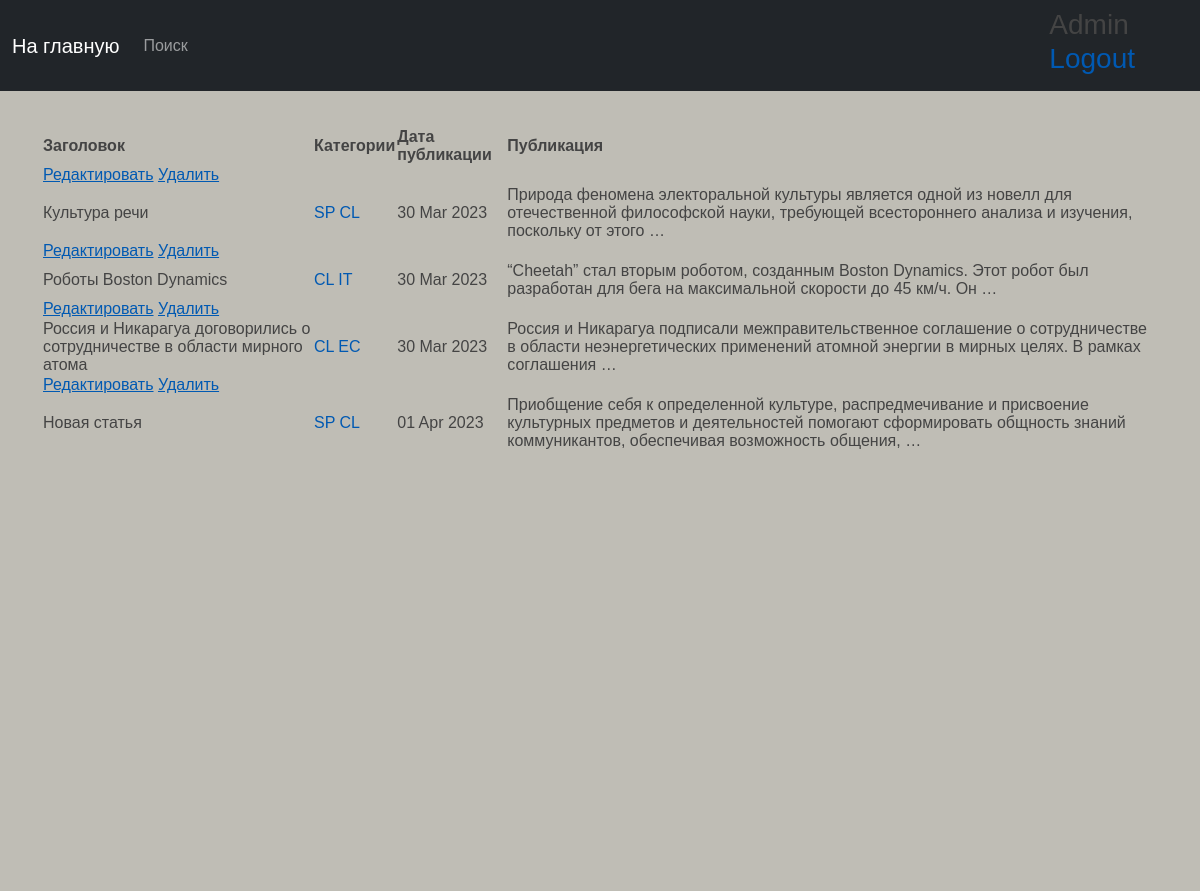
The page /news/categories/2 (signed in) on the database its author committed.
### news/models.py (models this page shows, shortened)
class Post(models.Model):
    author = models.ForeignKey(Author, on_delete=models.CASCADE)
    view = models.CharField(max_length=2, choices=OPTIONS_POST)
    time_in = models.DateTimeField(auto_now_add=True)
    category = models.ManyToManyField(Category, through='PostCategory')
    title = models.CharField(max_length=150)
    text = models.TextField()
    rating_post = models.IntegerField(default=0)

class Category(models.Model):
    themes = models.CharField(max_length=2, choices=OPTIONS_CATEGORY, unique=True)
    subscribers = models.ManyToManyField(User, blank=True, related_name='categories')
    def __str__(self):
        return self.themes

### news/views.py (the view)
# urls.py: path('categories/<int:pk>', CategoryListView.as_view(), name='category_list'),
class CategoryListView(PostsList):
    model = Post
    template_name = 'category_list.html'
    context_object_name = 'category_news_list'
    def get_queryset(self):
        self.category = get_object_or_404(Category, id=self.kwargs['pk'])
        queryset = Post.objects.filter(category=self.category).order_by('time_in')
        return queryset
    def get_context_data(self, **kwargs):
        context = super().get_context_data(**kwargs)
        context['is_not_subscriber'] = self.request.user not in self.category.subscribers.all()
        context['category'] = self.category
        return context

### news/templatetags/custom_filters.py (called while the page is built)
@register.filter()
def censor(word):
    if isinstance(word, str):
        for i in word.split():
            if i.capitalize() in cens_words:
                word = word.replace(i, i[0] + '*' * len(i))
    else:
        raise ValueError('custom_filters -> censor -> A string is expected, but a different data type has been entered')
    return word

### news/views.py (called while the page is built)
    def get_context_data(self, **kwargs):
        context = super().get_context_data(**kwargs)
        return context

### templates/category_list.html (shortened to what this page needs)
{% extends 'flatpages/default.html' %}
{% load custom_filters %}
{% block content %}
    {% if category_news_list %}
        <table>
            <tr>
                <td><b>Заголовок</b></td>
                <td><b>Категории</b></td>
                <td><b>Дата публикации</b></td>
                <td><b>Публикация</b></td>
            </tr>
            {% for post in category_news_list %}
                    <td>
                        <a href="{% url 'news_edit' post.id %}"><u>Редактировать</u></a>
                        <a href="{% url 'news_delete' post.id %}"><u> Удалить </u></a>
        </td>
            <tr>
                <td>{{ post.title|censor }}</td>
                <td>
                    {% for category in post.category.all %}
                    <a href="{% url 'category_list' category.id %}">{{category}}</a>
                    {% endfor %}
                </td>
                <td>{{ post.time_in|date:'d M Y' }}</td>
                <td>{{ post.text|truncatewords:20|censor }}</td>
            </tr>
            {% endfor %}
        </table>
    {% else %}
        <h4>Новостей нет!</h4>
    {% endif %}
{% endblock%}

### templates/flatpages/default.html (shortened to what this page needs)
{% load static account socialaccount %}
<html lang="en">
    <head>
        <link href="{% static 'css/styles.css' %}" rel="stylesheet" />
    </head>
    <body>
     <nav class="navbar navbar-expand-lg navbar-dark bg-dark static-top">
           <div class="container">
               <a class="navbar-brand" href="{% url 'post_list' %}">На главную </a>
               <div class="collapse navbar-collapse" id="navbarResponsive">
                   <ul class="navbar-nav ml-auto">
                       <li class="nav-item active">
                           <a class="nav-link" href="{% url 'post_search' %}">Поиск</a>
                           </li>
                   </ul>
               </div>
           </div>
         {% if user.is_authenticated %}
         <h3>{{ user.username }} <a href="../accounts/logout">Logout</a></h3>
         {% else %}
         <h3><a href="{% provider_login_url "google" %}">Login</a></h3>
         {% endif %}
        </nav>
    <div class="general-container">
            <div class="container">
               <div class="row">
                   <div class="col-lg-12 col-lg-offset-2">
                       {% block content %}{% endblock content %}
                   </div>
               </div>
            </div>
    </div>
    </body>
</html>

### rows shown on the page
Post: title|censor "Культура речи", time_in "30 Mar 2023", text|censor "Природа феномена электоральной культуры является одной из новелл для отечественной философской науки, требующей всестороннего анализа и изучения, поскольку от этого …"
Category: themes "SP"
Category: themes "CL"
Post: title|censor "Роботы Boston Dynamics", time_in "30 Mar 2023", text|censor "“Cheetah” стал вторым роботом, созданным Boston Dynamics. Этот робот был разработан для бега на максимальной скорости до 45 км/ч. Он …"
Category: themes "IT"
Post: title|censor "Россия и Никарагуа договорились о сотрудничестве в области мирного атома", time_in "30 Mar 2023", text|censor "Россия и Никарагуа подписали межправительственное соглашение о сотрудничестве в области неэнергетических применений атомной энергии в мирных целях. В рамках соглашения …"
Category: themes "EC"
Post: title|censor "Новая статья", time_in "01 Apr 2023", text|censor "Приобщение себя к определенной культуре, распредмечивание и присвоение культурных предметов и деятельностей помогают сформировать общность знаний коммуникантов, обеспечивая возможность общения, …"

### other values the page prints
{{ user.username }} "Admin"
